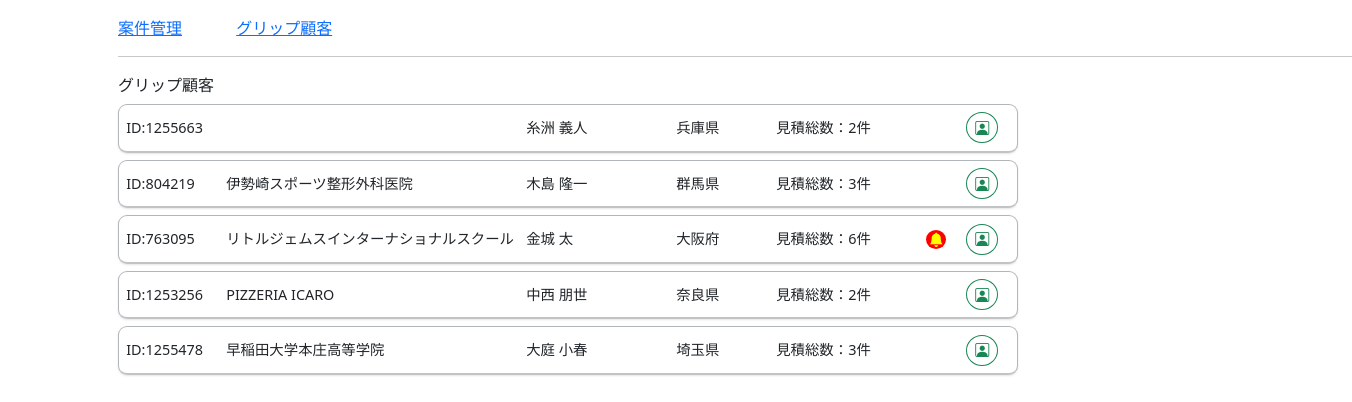
The app's page /crm/grip_index/ with its own data.
### crm/models.py (models this page shows, shortened)
class Grip(models.Model):
    cus_id=models.CharField("顧客ID",max_length=10)
    com=models.CharField("会社名",max_length=30,blank=True)
    cus_name=models.CharField("氏名",max_length=20,blank=True)
    pref=models.CharField("都道府県",max_length=50,blank=True)
    mitsu_count=models.IntegerField("見積総数",default=0)
    tantou_id=models.CharField("担当者ID",max_length=10,blank=True)

### crm/views.py (the view)
# urls.py: path('grip_index/', grip_index, name="grip_index"),
def grip_index(request):
    ins=Grip.objects.all()
    list=[]
    for i in ins:
        dic={}
        dic["cus_id"]=i.cus_id
        dic["com"]=i.com
        dic["cus_name"]=i.cus_name
        dic["pref"]=i.pref
        dic["mitsu_count"]=i.mitsu_count
        today=str(date.today())
        alert=Crm_action.objects.filter(cus_id=i.cus_id,type=6,alert_check=0,day__lte=today).count()
        dic["alert"]=alert
        list.append(dic)
    return render(request,"crm/grip.html",{"list":list})

### crm/templates/crm/grip.html (shortened to what this page needs)
{% load static %}
{% load humanize %}
<!DOCTYPE html>
<html lang="ja">
<head>
    <link rel="stylesheet" href="{% static 'main.css' %}">
    <link href="https://cdn.jsdelivr.net/npm/bootstrap@5.0.2/dist/css/bootstrap.min.css" rel="stylesheet">
    <link rel="stylesheet" href="https://cdn.jsdelivr.net/npm/bootstrap-icons@1.8.0/font/bootstrap-icons.css">
</head>
<body>
    <div class="container mt-3 mb-5">
        <div style="margin: 0 auto; width: 1300px;">
            <div >
                <span><a href="{% url 'sfa:index' %}">案件管理</a></span>
                <span style="margin-left: 50px;"><a href="{% url 'crm:grip_index' %}">グリップ顧客</a></span>
            </div>
            <hr>
            グリップ顧客
            {% for i in list %}
            <div class="flex sfa_main" style="width: 900px;">
                <div style="width: 100px;">ID:{{i.cus_id}}</div>
                <div style="width: 300px;">{{i.com}}</div>
                <div style="width: 150px;">{{i.cus_name}}</div>
                <div style="width: 100px;">{{i.pref}}</div>
                <div style="width: 150px;">見積総数：{{i.mitsu_count}}件</div>
                <div style="width: 40px;">
                    {% if i.alert != 0 %}
                    <span class="bell"><i class="bi bi-bell-fill"></i></span>
                    {% endif %}
                </div>
                <div style="width: 30px;" id="{{i.cus_id}}" name="crm_list">
                    <button type="button" class="btn btn-outline-success btn-sm" style="border-radius: 50%;">
                        <i class="bi bi-person-square"></i>
                    </button>
                </div>
            </div>
            {% endfor %}
        </div>
    </div>
</body>
</html>

### crm/static/main.css (style rules this page uses)
.flex { display: flex; flex-wrap: wrap; align-items: center; }
.sfa_main { padding: 0.5em 0.5em; margin-top: 0.5em; border: solid 0.5px #b1b6bb; border-bottom: solid 2px #c2c3c5; box-shadow: 0px 1px 2px rgb(150 150 150 / 25%); border-radius: 9px; font-size: 0.9em; }
.bell { border-radius: 50%; background: red; color: yellow; padding: 0 0.2em; text-align: center; vertical-align: middle; }

### records on screen
Grip: cus_id "1255663", cus_name "糸洲 義人", pref "兵庫県"
Grip: cus_id "804219", com "伊勢崎スポーツ整形外科医院", cus_name "木島 隆一", pref "群馬県"
Grip: cus_id "763095", com "リトルジェムスインターナショナルスクール", cus_name "金城 太", pref "大阪府"
Grip: cus_id "1253256", com "PIZZERIA ICARO", cus_name "中西 朋世", pref "奈良県"
Grip: cus_id "1255478", com "早稲田大学本庄高等学院", cus_name "大庭 小春", pref "埼玉県"

### other values on screen
{{ i.mitsu_count }} "2" "3" "6" "2" "3"
